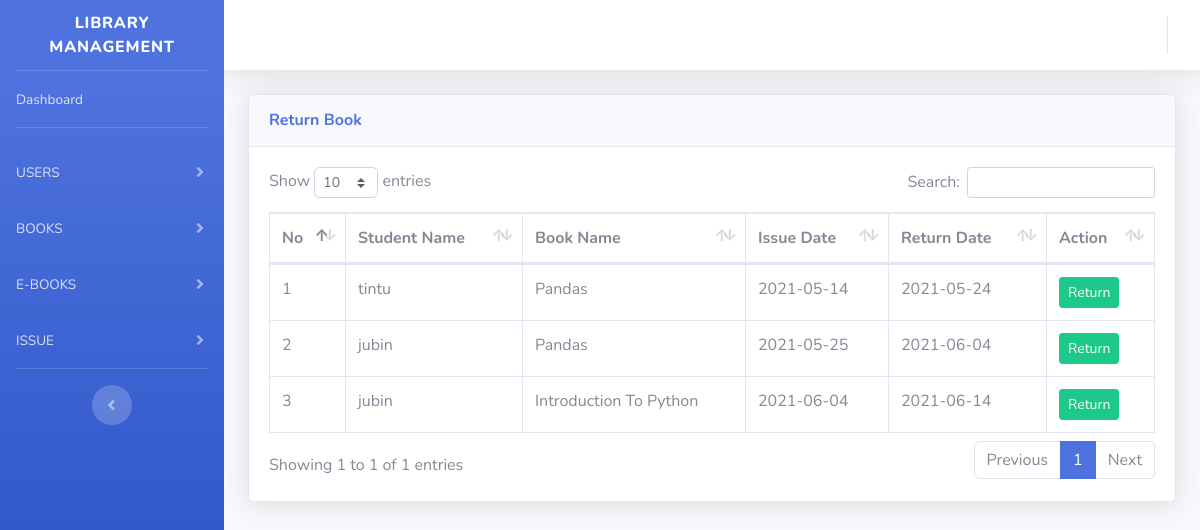
The app's page /templates/startbootstrap-sb-admin-2-gh-pages/admin_manage_issuebook.php (signed in) with its own data.
### tables this page shows
CREATE TABLE `book_issue` (
  `issue_id` int(10) NOT NULL,
  `book_id` int(10) NOT NULL,
  `l_id` int(10) NOT NULL,
  `library_no` int(10) NOT NULL,
  `isbn_no` int(10) NOT NULL,
  `issue_date` date NOT NULL,
  `return_date` date NOT NULL,
  `status` varchar(10) NOT NULL
);

CREATE TABLE `book_table` (
  `book_id` int(10) NOT NULL,
  `category_id` int(10) NOT NULL,
  `book_title` varchar(40) NOT NULL,
  `book_author` varchar(40) NOT NULL,
  `second_author` varchar(40) NOT NULL,
  `third_author` varchar(40) NOT NULL,
  `book_count` int(20) NOT NULL,
  `year_of_publish` int(20) NOT NULL,
  `edition` varchar(20) NOT NULL,
  `isbn_no` int(20) NOT NULL,
  `book_status` varchar(20) NOT NULL
);

### templates/startbootstrap-sb-admin-2-gh-pages/admin_manage_issuebook.php (the view, shortened to what this page needs)
<?php
include('../startbootstrap-sb-admin-2-gh-pages/PHP/connection.php');
?>
<!DOCTYPE html>
<html lang="en">
<head>
    <link href="vendor/fontawesome-free/css/all.min.css" rel="stylesheet" type="text/css">
    <link href="css/sb-admin-2.min.css" rel="stylesheet">
    <link href="vendor/datatables/dataTables.bootstrap4.min.css" rel="stylesheet">
</head>
<body id="page-top">
    <div id="wrapper">
        <ul class="navbar-nav bg-gradient-primary sidebar sidebar-dark accordion" id="accordionSidebar">
            <a class="sidebar-brand d-flex align-items-center justify-content-center" href="Dashbord.php">
                <div class="sidebar-brand-text mx-3">Library Management </div>
            </a>
            <hr class="sidebar-divider my-0">
            <li class="nav-item">
                <a class="nav-link" href="Dashbord.php">
                    <span>Dashboard</span></a>
            </li>
            <hr class="sidebar-divider">
            <li class="nav-item">
                <a class="nav-link collapsed" href="#" data-toggle="collapse" data-target="#collapseTwo"
                    aria-expanded="true" aria-controls="collapseTwo">
                    <span>USERS</span>
                </a>
            </li>
            <li class="nav-item">
                <a class="nav-link collapsed" href="#" data-toggle="collapse" data-target="#collapseUtilities"
                    aria-expanded="true" aria-controls="collapseUtilities">
                    <span>BOOKS</span>
                </a>
            </li>
            <li class="nav-item">
                <a class="nav-link collapsed" href="#" data-toggle="collapse" data-target="#One"
                    aria-expanded="true" aria-controls="collapseUtilities">
                    <span>E-BOOKS</span>
                </a>
            </li>
            <li class="nav-item">
                <a class="nav-link collapsed" href="#" data-toggle="collapse" data-target="#collapseUtilitie"
                    aria-expanded="true" aria-controls="collapseUtilities">
                    <span>ISSUE</span>
                </a>
            </li>
            <hr class="sidebar-divider">
            <div class="text-center d-none d-md-inline">
                <button class="rounded-circle border-0" id="sidebarToggle"></button>
            </div>
        </ul>
        <div id="content-wrapper" class="d-flex flex-column">
            <div id="content">
                <nav class="navbar navbar-expand navbar-light bg-white topbar mb-4 static-top shadow">
                    <ul class="navbar-nav ml-auto">
                    </ul>
                </nav>
                <div class="container-fluid">
                    <div class="card shadow mb-4">
                        <div class="card-header py-3">
                            <h6 class="m-0 font-weight-bold text-primary">Return Book</h6>
                        </div>
                        <div class="card-body">
                            <div class="table-responsive">
                                <table class="table table-bordered" id="dataTable" width="100%" cellspacing="0">
                                <thead>
                                        <tr>
                                            <th>No </th>
                                            <th>Student Name</th>
                                            <th>Book Name</th>
                                            <th>Issue Date</th>
                                            <th>Return Date</th>
                                            <th>Action</th>
                                        </tr>
                                    </thead>
<?php
$sql = "SELECT a.book_id, a.book_title, b.issue_id, b.book_id, b.issue_date, b.return_date, b.l_id, b.status,
        l.l_id, l.username from book_table a, book_issue b, login l
        WHERE a.book_id = b.book_id and b.l_id = l.l_id and b.status = '0'";
        $result = mysqli_query($con, $sql);
        $count = 1;
        while($row = mysqli_fetch_assoc($result))
        {
?>
                                    <tbody>
                                        <tr>
                                            <?php echo "<td>" .$count++ ."</td>"; ?>
                                            <?php echo " <td>" .$row["username"] ."</td>";?>
                                            <?php echo " <td>" .$row["book_title"] ."</td>";?>
                                            <?php echo " <td>" .$row["issue_date"] ."</td>";?>
                                            <?php echo " <td>" .$row["return_date"] ."</td>";?>
                                            <?php echo "<td><a href='../startbootstrap-sb-admin-2-gh-pages/PHP/return.php?x=" .$row['issue_id']. " ' class = 'btn btn-success btn-sm'>Return</a></td>"; ?>
                                        </tr>
                                    </tbody>
        <?php
        }
        ?>
                                </table>
                            </div>
                        </div>
                    </div>
                </div>
            </div>
        </div>
    </div>
</body>
</html>

### records on screen
book_issue: l.username "tintu", book.book_title "Pandas", issue_date "2021-05-14", return_date "2021-05-24"
book_issue: l.username "jubin", book.book_title "Pandas", issue_date "2021-05-25", return_date "2021-06-04"
book_issue: l.username "jubin", book.book_title "Introduction To Python", issue_date "2021-06-04", return_date "2021-06-14"
